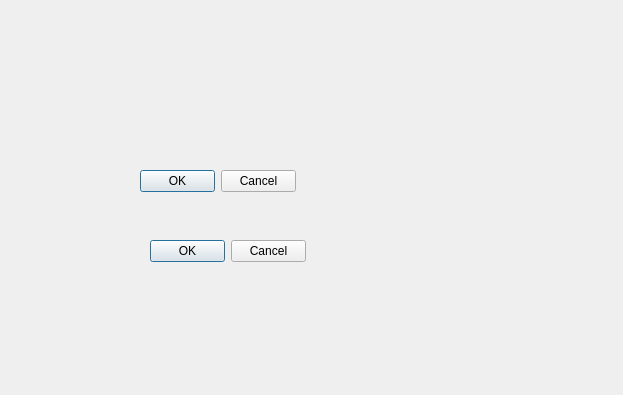
<?xml version="1.0" encoding="UTF-8"?>
<ui version="4.0">
 <class>LineManage</class>
 <widget class="QWidget" name="LineManage">
  <property name="geometry">
   <rect>
    <x>0</x>
    <y>0</y>
    <width>623</width>
    <height>395</height>
   </rect>
  </property>
  <property name="windowTitle">
   <string>Form</string>
  </property>
  <widget class="QDialogButtonBox" name="buttonBox">
   <property name="geometry">
    <rect>
     <x>150</x>
     <y>240</y>
     <width>156</width>
     <height>23</height>
    </rect>
   </property>
   <property name="standardButtons">
    <set>QDialogButtonBox::Cancel|QDialogButtonBox::Ok</set>
   </property>
  </widget>
  <widget class="QDialogButtonBox" name="buttonBox_2">
   <property name="geometry">
    <rect>
     <x>140</x>
     <y>170</y>
     <width>156</width>
     <height>23</height>
    </rect>
   </property>
   <property name="standardButtons">
    <set>QDialogButtonBox::Cancel|QDialogButtonBox::Ok</set>
   </property>
  </widget>
 </widget>
 <resources/>
 <connections/>
</ui>
